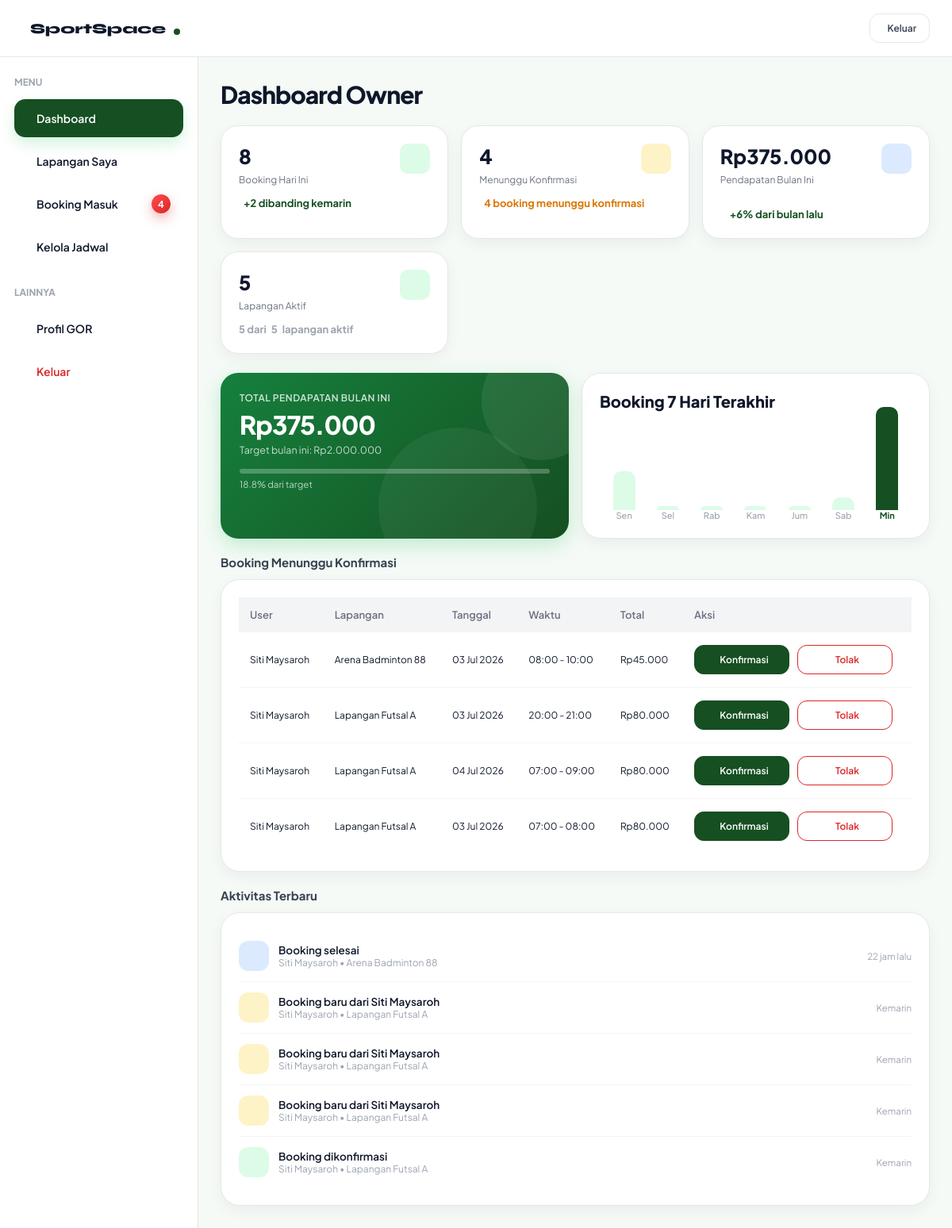
Screenshot of /dashboard-owner.php with the database file from the repository.
### tables this page shows
CREATE TABLE `booking` (
  `booking_id` int(11) NOT NULL,
  `user_id` int(11) NOT NULL,
  `field_id` int(11) NOT NULL,
  `tanggal` date NOT NULL,
  `jam_mulai` time NOT NULL,
  `jam_selesai` time NOT NULL,
  `status` enum('tertunda','terkonfirmasi','dibatalkan','selesai') NOT NULL DEFAULT 'tertunda',
  `created_at` timestamp NOT NULL DEFAULT current_timestamp(),
  `booking_code` varchar(20) DEFAULT NULL
);

CREATE TABLE `users` (
  `user_id` int(11) NOT NULL,
  `nama` varchar(50) NOT NULL,
  `email` varchar(100) NOT NULL,
  `password` varchar(255) NOT NULL,
  `role` enum('user','admin','owner') NOT NULL DEFAULT 'user',
  `created_at` timestamp NOT NULL DEFAULT current_timestamp()
);

CREATE TABLE `fields` (
  `field_id` int(11) NOT NULL,
  `owner_id` int(11) DEFAULT NULL,
  `nama_lapangan` varchar(100) NOT NULL,
  `jenis` varchar(50) NOT NULL,
  `harga` decimal(10,2) NOT NULL,
  `status` enum('tersedia','penuh') NOT NULL DEFAULT 'tersedia',
  `lokasi` varchar(255) DEFAULT NULL,
  `gambar` varchar(255) DEFAULT NULL,
  `deskripsi` text DEFAULT NULL,
  `owner_name` varchar(100) DEFAULT NULL,
  `owner_phone` varchar(20) DEFAULT NULL,
  `owner_address` varchar(255) DEFAULT NULL,
  `jam_operasional` varchar(50) DEFAULT NULL,
  `kapasitas` int(11) DEFAULT NULL,
  `jenis_lantai` varchar(50) DEFAULT NULL,
  `fasilitas` text DEFAULT NULL,
  `maps_link` text DEFAULT NULL,
  `google_maps_url` text DEFAULT NULL,
  `verifikasi` enum('pending','diterima','ditolak') NOT NULL DEFAULT 'pending',
  `durasi_slot` int(11) NOT NULL DEFAULT 1,
  `hari_libur` text DEFAULT NULL,
  `aktif` enum('aktif','nonaktif') NOT NULL
);

### get-owner-dashboard.php (called while the page is built, shortened)
<?php
include "config.php";
$queryBookingHariIni = mysqli_query($conn, "
SELECT COUNT(*) AS total
FROM booking
WHERE tanggal = CURDATE()
");
$bookingHariIni = mysqli_fetch_assoc($queryBookingHariIni);
$queryPending = mysqli_query($conn, "
SELECT COUNT(*) AS total
FROM booking
WHERE status='tertunda'
");
$pending = mysqli_fetch_assoc($queryPending);
$queryLapanganAktif = mysqli_query($conn, "
SELECT COUNT(*) AS total
FROM fields
WHERE aktif='aktif'
");
$lapanganAktif = mysqli_fetch_assoc($queryLapanganAktif);
$queryTotalLapangan = mysqli_query($conn, "
SELECT COUNT(*) AS total
FROM fields
");
$totalLapangan = mysqli_fetch_assoc($queryTotalLapangan);
$queryPendapatan = mysqli_query($conn,"
SELECT SUM(f.harga) AS total
FROM booking b
JOIN fields f ON b.field_id = f.field_id
WHERE b.status='terkonfirmasi'
AND MONTH(b.tanggal)=MONTH(CURDATE())
AND YEAR(b.tanggal)=YEAR(CURDATE())
");
$pendapatan = mysqli_fetch_assoc($queryPendapatan);
$queryPendapatanLalu = mysqli_query($conn,"
SELECT SUM(f.harga) AS total
FROM booking b
JOIN fields f
ON b.field_id = f.field_id
WHERE b.status='terkonfirmasi'
AND MONTH(b.tanggal)=MONTH(DATE_SUB(CURDATE(), INTERVAL 1 MONTH))
AND YEAR(b.tanggal)=YEAR(DATE_SUB(CURDATE(), INTERVAL 1 MONTH))
");
$pendapatanLalu = mysqli_fetch_assoc($queryPendapatanLalu);
$targetPendapatan = 2000000;
$persenTarget = ($pendapatan['total'] / $targetPendapatan) * 100;
if($pendapatanLalu['total'] > 0){
    $persentasePendapatan =
    (($pendapatan['total'] - $pendapatanLalu['total'])
    / $pendapatanLalu['total']) * 100;
}else{
    $persentasePendapatan = 0;
}
$booking7Hari = [];
for($i = 6; $i >= 0; $i--){
    $tanggal = date("Y-m-d", strtotime("-$i day"));
    $query = mysqli_query($conn,"
    SELECT COUNT(*) AS total
    FROM booking
    WHERE tanggal='$tanggal'
    ");
    $data = mysqli_fetch_assoc($query);
    $booking7Hari[] = $data['total'];
    $maxBooking = max($booking7Hari);
}
?>

### get-jadwal-info.php (called while the page is built, shortened)
<?php
include "config.php";
if(isset($_GET['field'])){
    $field_id = (int)$_GET['field'];
}else{
    $cek = mysqli_query($conn,"
    SELECT field_id
    FROM fields
    ORDER BY field_id ASC
    LIMIT 1
    ");
    $fieldPertama = mysqli_fetch_assoc($cek);
    $field_id = $fieldPertama['field_id'];
}
$queryInfo = mysqli_query($conn,"
SELECT *
FROM fields
WHERE field_id='$field_id'
");
$info = mysqli_fetch_assoc($queryInfo);
$queryBookingHariIni = mysqli_query(
    $conn,
    "SELECT COUNT(*) AS total
    FROM booking
    WHERE field_id = '".$info['field_id']."'
    AND tanggal = CURDATE()"
);
$dataBooking = mysqli_fetch_assoc($queryBookingHariIni);
$queryBookingKemarin = mysqli_query($conn,"
SELECT COUNT(*) AS total
FROM booking
WHERE field_id='".$info['field_id']."'
AND tanggal = DATE_SUB(CURDATE(), INTERVAL 1 DAY)
");
$dataBookingKemarin = mysqli_fetch_assoc($queryBookingKemarin);
$selisihBooking =
$dataBooking['total'] - $dataBookingKemarin['total'];
$targetPendapatan = 2000000;
?>

### get-owner-fields.php (called while the page is built, shortened)
<?php
include "config.php";
$queryAktif = mysqli_query($conn,"
SELECT COUNT(*) AS total
FROM fields
WHERE aktif='aktif'
");
?>

### get-pending-booking.php (called while the page is built, shortened)
<?php
$queryPendingBooking = mysqli_query($conn, "
SELECT
    booking.booking_id,
    booking.tanggal,
    booking.jam_mulai,
    booking.jam_selesai,
    booking.status,
    users.nama,
    fields.nama_lapangan,
    fields.harga
FROM booking
JOIN users
ON booking.user_id = users.user_id
JOIN fields
ON booking.field_id = fields.field_id
WHERE booking.status = 'tertunda'
ORDER BY booking.created_at ASC
");

### get-owner-activity.php (called while the page is built, shortened)
<?php
$queryActivity = mysqli_query($conn,"
SELECT
    booking.booking_id,
    booking.status,
    booking.created_at,
    users.nama,
    fields.nama_lapangan
FROM booking
JOIN users
ON booking.user_id = users.user_id
JOIN fields
ON booking.field_id = fields.field_id
ORDER BY booking.created_at DESC
LIMIT 5
");

### helper-time.php (called while the page is built, shortened)
<?php
function waktuLalu($datetime){
    $selisih = abs(time() - strtotime($datetime));
    if($selisih < 86400){
        return floor($selisih/3600)." jam lalu";
    }
    if($selisih < 172800){
        return "Kemarin";
    }
    return date("d M Y", strtotime($datetime));
}

### dashboard-owner.php (the view, shortened to what this page needs)
<?php
include "config.php";
include "get-owner-dashboard.php";
include "get-owner-profile.php";
include "get-owner-fields.php";
include "get-jadwal-info.php";
include "get-pending-booking.php";
include "get-owner-activity.php";
include "helper-time.php";
?>
<!DOCTYPE html>
<html lang="id">
<head>
  <link rel="stylesheet" href="owner.css">
  <link rel="stylesheet" href="https://cdn.jsdelivr.net/npm/@tabler/icons-webfont@3.31.0/dist/tabler-icons.min.css">
</head>
<body>
<nav class="navbar">
  <a href="index.php" class="navbar-brand">
    <span>SportSpace</span>
    <div class="dot"></div>
  </a>
  <div class="navbar-actions">
    <a href="login.html">
      <button class="btn btn-outline btn-sm">
        Keluar
      </button>
    </a>
  </div>
</nav>
<div class="dashboard-layout">
  <aside class="sidebar">
    <div class="sidebar-section">
      Menu
    </div>
    <div class="sidebar-item" onclick="showSection('dashboard',this)">
      Dashboard
    </div>
    <div class="sidebar-item" onclick="showSection('lapangan',this)">
      Lapangan Saya
    </div>
    <div class="sidebar-item menu-booking" onclick="showSection('booking',this)">
      Booking Masuk
      <?php if($pending['total'] > 0): ?>
        <span
        id="pending-badge"
        class="badge">
        <?= $pending['total']; ?>
      </span>
      <?php endif; ?>
    </div>
    <div class="sidebar-item" onclick="showSection('jadwal',this)">
      Kelola Jadwal
    </div>
    <div class="sidebar-section">
      Lainnya
    </div>
    <div class="sidebar-item" onclick="showSection('profil',this)">
      Profil GOR
    </div>
    <a href="login.html" style="color:inherit;">
      <div class="sidebar-item sidebar-logout">
        Keluar
      </div>
    </a>
  </aside>
  <main class="dashboard-content">
    <div id="section-dashboard" style="display:none;">
      <h1 class="page-title">Dashboard Owner</h1>
      <div class="stats-grid">
      <div class="stat-card">
        <div class="row-between">
          <div>
            <div class="stat-value">
              <?= $bookingHariIni['total']; ?>
            </div>
            <div class="stat-label">Booking Hari Ini</div>
          </div>
          <div class="icon-badge green">
          </div>
        </div>
        <div class="stat-change stat-up">
          <?php if($selisihBooking > 0){ ?>
          +<?= $selisihBooking ?> dibanding kemarin
          <?php } elseif($selisihBooking < 0){ ?>
          <i class="ti ti-trending-down"></i>
          <?= $selisihBooking ?> dibanding kemarin
          <?php } else { ?>
          <i class="ti ti-minus"></i>
          Sama seperti kemarin
          <?php } ?>
        </div>
      </div>
      <div class="stat-card">
        <div class="row-between">
          <div>
            <div class="stat-value">
              <?= $pending['total']; ?>
            </div>
            <div class="stat-label">Menunggu Konfirmasi</div>
          </div>
          <div class="icon-badge amber">
          </div>
        </div>
        <div class="stat-change" style="color:var(--amber);">
          <?php if($pending['total'] == 0){ ?>
          <i class="ti ti-circle-check"></i>
          Tidak ada booking menunggu
          <?php }elseif($pending['total'] == 1){ ?>
          <i class="ti ti-alert-circle"></i>
          1 booking menunggu konfirmasi
          <?php }else{ ?>
          <?= $pending['total']; ?> booking menunggu konfirmasi
          <?php } ?>
        </div>
      </div>
      <div class="stat-card">
        <div class="row-between">
          <div>
            <div class="stat-value">
              Rp<?= number_format($pendapatan['total'],0,',','.'); ?>
            </div>
            <div class="stat-label">Pendapatan Bulan Ini</div>
          </div>
          <div class="icon-badge blue">
          </div>
        </div>
        <div class="stat-change stat-up">
          <div class="stat-change stat-up">
          <?php if($persentasePendapatan > 0){ ?>
          +<?= round($persentasePendapatan); ?>% dari bulan lalu
          <?php }elseif($persentasePendapatan < 0){ ?>
          <i class="ti ti-trending-down"></i>
          <?= abs(round($persentasePendapatan)); ?>% lebih rendah dari bulan lalu
          <?php }else{ ?>
          <i class="ti ti-minus"></i>
          Sama dengan bulan lalu
          <?php } ?>
        </div>
      </div>
    </div>
    <div class="stat-card">
    <div class="row-between">
        <div>
            <div
                class="stat-value"
                id="dashboard-aktif">
                <?= $lapanganAktif['total']; ?>
            </div>
            <div class="stat-label">
                Lapangan Aktif
            </div>
        </div>
        <div class="icon-badge green">
        </div>
    </div>
    <div
        class="stat-change"
        id="dashboard-aktif-text"
        style="color:var(--gray-400);">
        <?= $lapanganAktif['total']; ?>
        dari
        <span id="dashboard-total-lapangan">
            <?= $totalLapangan['total']; ?>
        </span>
        lapangan aktif
    </div>
</div>
  </div>
  <div class="grid-2col">
    <div class="revenue-card">
      <div class="rev-label">Total Pendapatan Bulan Ini</div>
      <div class="rev-amount">
        Rp<?= number_format($pendapatan['total'],0,",","."); ?>
      </div>
      <div class="rev-target">
        Target bulan ini:
        Rp<?= number_format($targetPendapatan,0,",","."); ?>
      </div>
      <div class="progress-bar progress-bar-inner">
        <div
          class="progress-fill"
          style="width: <?= round($persenTarget,1); ?>%;">
        </div>
      </div>
      <div class="rev-pct">
        <?= round($persenTarget,1); ?>% dari target
      </div>
    </div>
    <div class="card card-no-mb">
      <div class="card-header">Booking 7 Hari Terakhir</div>
      <div class="card-body">
        <div class="chart-bar-wrap">
          <?php
          $hari = ["Sen","Sel","Rab","Kam","Jum","Sab","Min"];
            foreach($booking7Hari as $index => $jumlah){
              $tinggi = ($jumlah / $maxBooking) * 100;
              if($jumlah == 0){
                $tinggi = 4;
                }
                ?>
                <div class="chart-bar-col">
                  <div class="chart-bar-area">
                    <div
                    class="chart-bar <?= $index==6 ? 'active' : ''; ?>"
                    style="height:<?= $tinggi ?>%">
                  </div>
                </div>
                <div
                class="chart-bar-label"
                <?= $index==6 ? 'style="color:var(--green);font-weight:700;"' : ''; ?>>
                <?= $hari[$index] ?>
              </div>
            </div>
            <?php } ?>
          </div>
        </div>
      </div>
    </div>
<h2 class="section-h2">
  Booking Menunggu Konfirmasi
</h2>
<div class="card">
  <div class="overflow-x-auto">
    <table class="table">
      <thead>
        <tr>
          <th>User</th>
          <th>Lapangan</th>
          <th>Tanggal</th>
          <th>Waktu</th>
          <th>Total</th>
          <th>Aksi</th>
        </tr>
      </thead>
      <tbody>
        <?php if(mysqli_num_rows($queryPendingBooking) > 0){ ?>
        <?php while($row = mysqli_fetch_assoc($queryPendingBooking)){ ?>
        <tr>
          <td><?= $row['nama']; ?></td>
          <td><?= $row['nama_lapangan']; ?></td>
          <td><?= date('d M Y', strtotime($row['tanggal'])); ?></td>
          <td>
            <?= substr($row['jam_mulai'],0,5); ?>
            -
            <?= substr($row['jam_selesai'],0,5); ?>
          </td>
          <td>
            Rp<?= number_format($row['harga'],0,",","."); ?>
          </td>
          <td>
            <div class="dashboard-actions">
              <a
              href="update-booking-status.php?id=<?= $row['booking_id']; ?>&status=terkonfirmasi"
              class="btn btn-primary btn-sm"
              onclick="return confirm('Konfirmasi booking ini?');">
              Konfirmasi
              </a>
              <a
              href="update-booking-status.php?id=<?= $row['booking_id']; ?>&status=dibatalkan"
              class="btn btn-outline btn-sm btn-red"
              onclick="return confirm('Yakin ingin menolak booking ini?');">
              Tolak
              </a>
            </div>
          </td>
        </tr>
        <?php } ?>
        <?php } ?>
      </tbody>
    </table>
  </div>
</div>
<h2 class="section-h2"><i class="ti ti-activity icon-green"></i> Aktivitas Terbaru</h2>
<div class="card">
  <div class="card-body">
    <?php if(mysqli_num_rows($queryActivity) > 0){ ?>
    <?php while($row = mysqli_fetch_assoc($queryActivity)){ ?>
    <?php
    if($row['status'] == "tertunda"){
      $class = "act-icon-amber";
      $judul = "Booking baru dari ".$row['nama'];
    }
    elseif($row['status'] == "terkonfirmasi"){
      $class = "act-icon-green";
      $judul = "Booking dikonfirmasi";
    }
    elseif($row['status'] == "dibatalkan"){
      $icon = "ti-circle-x";
      $class = "act-icon-red";
      $judul = "Booking ditolak";
    }
    elseif($row['status'] == "selesai"){
      $class = "act-icon-blue";
      $judul = "Booking selesai";
    }
    else{
      $icon = "ti-info-circle";
      $class = "act-icon-blue";
      $judul = "Aktivitas";
    }
    ?>
    <div class="activity-item">
      <div class="activity-icon <?= $class ?>">
      </div>
      <div class="act-body">
        <div class="act-title">
          <?= $judul ?>
        </div>
        <div class="act-sub">
          <?= $row['nama']; ?>
          •
          <?= $row['nama_lapangan']; ?></div>
      </div>
      <div class="act-time">
        <?= waktuLalu($row['created_at']); ?>
      </div>
    </div>
    <?php } ?>
    <?php } ?>
  </div>
</div>
</div>
</main>
</div>
</body>
</html>

### rows the page displays
booking: user.nama "Siti Maysaroh", field.nama_lapangan "Arena Badminton 88", tanggal "03 Jul 2026", jam_mulai "08:00", jam_selesai "10:00", field.harga "45.000"
booking: user.nama "Siti Maysaroh", field.nama_lapangan "Lapangan Futsal A", tanggal "03 Jul 2026", jam_mulai "20:00", jam_selesai "21:00", field.harga "80.000", user.nama "Booking baru dari Siti Maysaroh", created_at "Kemarin"
booking: user.nama "Siti Maysaroh", field.nama_lapangan "Lapangan Futsal A", tanggal "04 Jul 2026", jam_mulai "07:00", jam_selesai "09:00", field.harga "80.000", user.nama "Booking baru dari Siti Maysaroh", created_at "Kemarin"
booking: user.nama "Siti Maysaroh", field.nama_lapangan "Lapangan Futsal A", tanggal "03 Jul 2026", jam_mulai "07:00", jam_selesai "08:00", field.harga "80.000", user.nama "Booking baru dari Siti Maysaroh", created_at "Kemarin"
booking: status "Booking selesai", user.nama "Siti Maysaroh", field.nama_lapangan "Arena Badminton 88", created_at "22 jam lalu"
booking: status "Booking dikonfirmasi", user.nama "Siti Maysaroh", field.nama_lapangan "Lapangan Futsal A", created_at "Kemarin"

### other values shown
$pending['total'] "4"
$bookingHariIni['total'] "8"
$selisihBooking "2"
$pendapatan['total'] "375.000"
$persentasePendapatan "6"
$lapanganAktif['total'] "5"
$totalLapangan['total'] "5"
$targetPendapatan "2.000.000"
$persenTarget "18.8"
$hari[$index] "Sen"
$hari[$index] "Sel"
$hari[$index] "Rab"
$hari[$index] "Kam"
$hari[$index] "Jum"
$hari[$index] "Sab"
